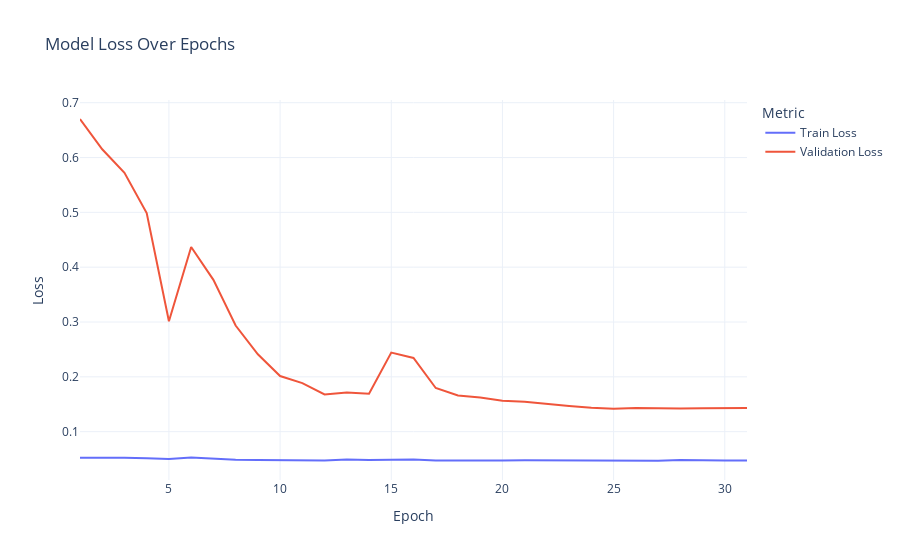

Notebook code cell kept with this figure:
### Code cell
plot_loss(history)

### Figure 1 — Plotly figure (JSON) as saved in the notebook; plotly's stock layout.template omitted (floating-point values rounded to 4 significant figures)
{"data": [{"hovertemplate": "Metric=Train Loss<br>Epoch=%{x}<br>Loss=%{y}<extra></extra>", "legendgroup": "Train Loss", "line": {"color": "#636efa", "dash": "solid"}, "marker": {"symbol": "circle"}, "mode": "lines", "name": "Train Loss", "orientation": "v", "showlegend": true, "type": "scatter", "x": [1, 2, 3, 4, 5, 6, 7, 8, 9, 10, 11, 12, 13, 14, 15, 16, 17, 18, 19, 20, 21, 22, 23, 24, 25, 26, 27, 28, 29, 30, 31], "xaxis": "x", "y": [0.05252, 0.05265, 0.05233, 0.05144, 0.05, 0.05268, 0.05055, 0.04892, 0.04855, 0.04813, 0.04851, 0.04735, 0.04932, 0.04811, 0.04877, 0.04947, 0.04763, 0.04766, 0.04651, 0.04727, 0.04795, 0.0479, 0.04694, 0.04698, 0.04793, 0.04759, 0.04706, 0.04812, 0.04726, 0.0476, 0.04761], "yaxis": "y"}, {"hovertemplate": "Metric=Validation Loss<br>Epoch=%{x}<br>Loss=%{y}<extra></extra>", "legendgroup": "Validation Loss", "line": {"color": "#EF553B", "dash": "solid"}, "marker": {"symbol": "circle"}, "mode": "lines", "name": "Validation Loss", "orientation": "v", "showlegend": true, "type": "scatter", "x": [1, 2, 3, 4, 5, 6, 7, 8, 9, 10, 11, 12, 13, 14, 15, 16, 17, 18, 19, 20, 21, 22, 23, 24, 25, 26, 27, 28, 29, 30, 31], "xaxis": "x", "y": [0.6702, 0.6151, 0.5722, 0.4985, 0.3014, 0.4368, 0.3769, 0.2936, 0.241, 0.2015, 0.1885, 0.1679, 0.1715, 0.1691, 0.2442, 0.2344, 0.1797, 0.1662, 0.1624, 0.1565, 0.1544, 0.1503, 0.1468, 0.1437, 0.1417, 0.1433, 0.1423, 0.1424, 0.1429, 0.1434, 0.1431], "yaxis": "y"}], "layout": {"hovermode": "x unified", "legend": {"title": {"text": "Metric"}, "tracegroupgap": 0}, "title": {"text": "Model Loss Over Epochs"}, "xaxis": {"anchor": "y", "domain": [0, 1], "title": {"text": "Epoch"}}, "yaxis": {"anchor": "x", "domain": [0, 1], "title": {"text": "Loss"}}}}
